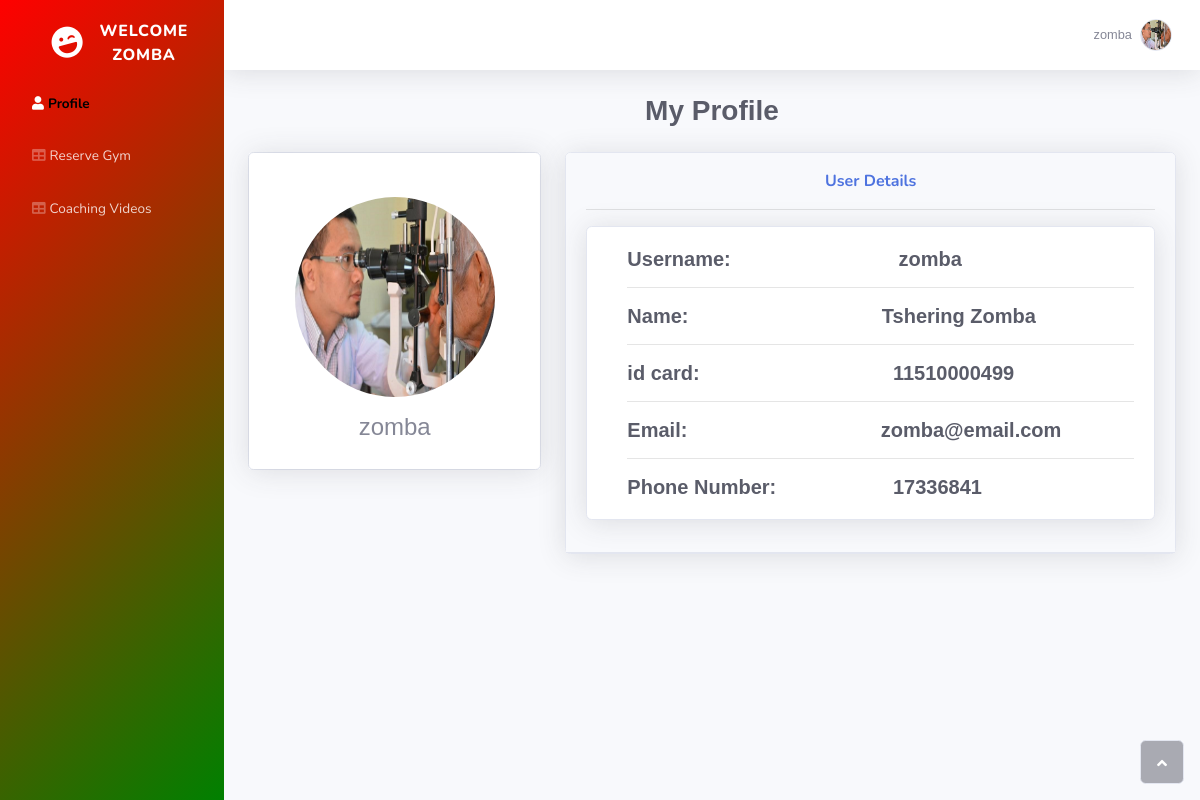
/profile/ (signed in), run on the app's committed database.
### home/models.py (models this page shows)
class User(AbstractUser):
    name = models.CharField(max_length=30, null=True)
    email = models.EmailField(unique=True, null=True)
    idcardno = models.IntegerField( null=True)
    phoneno = models.IntegerField( null=True)
    image = models.ImageField(upload_to="img/%y", default="avatar.jpeg", null=True, blank=True)
    USERNAME_FIELD = 'email'
    REQUIRED_FIELDS = []

### home/views.py (the view)
# urls.py: path('profile/', views.userProfile, name="profile"),
@login_required(login_url='/login')
def userProfile(request):
    objec = User.objects.all()
    context = {'objec': objec}
    return render(request, 'home/profile.html', context)

### home/templates/home/profile.html (shortened to what this page needs)
<!DOCTYPE html>
<html>
    {% load static %}
    {% block content %}
<head>
    <link rel="stylesheet" href="{% static 'asset/bootstrap/css/bootstrap.min.css' %}">
    <link rel="stylesheet" href="{% static 'asset/fonts/fontawesome-all.min.css' %}">
    <link rel="stylesheet" href="{% static 'asset/css/untitled.css' %}">
</head>
<body id="page-top">
    <div id="wrapper">
        <nav class="navbar navbar-dark align-items-start sidebar sidebar-dark accordion " style="background-image: linear-gradient(-45deg, green, red);">
            <div class="container-fluid d-flex flex-column p-0">
                <a class="navbar-brand d-flex justify-content-center align-items-center sidebar-brand m-0" >
                    <div class="sidebar-brand-icon rotate-n-15"><i class="fas fa-laugh-wink"></i></div>
                    <div class="sidebar-brand-text mx-3"><span style="color:white">Welcome <br> {{ user.username }}</span></div>
                </a>
                <ul class="nav navbar-nav text-light" id="accordionSidebar">
                    <li class="nav-item" role="presentation"><a class="nav-link active" href="{% url 'profile' %}"><i class="fas fa-user"></i><span style="color: black;">Profile</span></a></li>
                        <li class="nav-item" role="presentation"><a class="nav-link" href="{% url 'session' %}"><i class="fas fa-table"></i>Reserve Gym</a>
                        <li class="nav-item" role="presentation"><a class="nav-link" href="{% url 'queue' %}"><i class="fas fa-table"></i>Coaching Videos</a>
                </ul>
            </div>
        </nav>
        <div class="d-flex flex-column" id="content-wrapper">
            <div id="content">
                <nav class="navbar navbar-light navbar-expand bg-white shadow mb-4 topbar static-top">
                    <div  class="container-fluid"><button class="btn btn-link d-md-none rounded-circle mr-3" id="sidebarToggleTop" type="button"></button>
                        <ul class="nav navbar-nav flex-nowrap ml-auto">
                                <div class="nav-item dropdown no-arrow"><a class="dropdown-toggle nav-link" data-toggle="dropdown" aria-expanded="false" href="#">
                                    <span class="d-none d-lg-inline mr-2 text-gray-600 small"  style="font-family: 'Franklin Gothic Medium', 'Arial Narrow', Arial, sans-serif;">{{ user.username }}</span>
                                    <img class="border rounded-circle img-profile" src="{{ request.user.image.url }}"></a>
            </div>
            </ul>
        </div>
        </nav>
        <div class="container-fluid">
            <h3 style="text-align: center; font-weight: 700; font-family: 'Franklin Gothic Medium', 'Arial Narrow', Arial, sans-serif;" class="text-dark mb-4">My Profile</h3>
            <div class="row mb-3">
                <div class="col-lg-4">
                    <div class="card mb-3">
                        <div class="card-body text-center shadow"><img class="rounded-circle mb-3 mt-4" src="{{request.user.image.url}}" width="200" height="200">
                         <div><h4  style="font-family: 'Franklin Gothic Medium', 'Arial Narrow', Arial, sans-serif;">{{ user.username }}</h4></div>
                        </div>
                    </div>
                </div>
                <div class="col-lg-8">
                    <div class="row">
                        <div class="col">
                            <div class="card shadow mb-3">
                                <div class="card-header py-3">
                                    <p class="text-primary m-0 font-weight-bold" style="text-align: center;"  style="font-family: 'Franklin Gothic Medium', 'Arial Narrow', Arial, sans-serif;">User Details</p> <hr>
                    <div class="row">
                        <div class="col">
                            <div class="card shadow mb-3">
                                <div class="card-body">
                                    <div style="padding-left: 20px;">
                                    <h5 class="text-dark m-0 font-weight-bold" style="font-family: 'Franklin Gothic Medium', 'Arial Narrow', Arial, sans-serif;">  Username: &emsp; &emsp; &emsp; &emsp; &emsp;&emsp;&emsp;{{ user.username }} </h5>
                                    <hr>
                                    <h5 class="text-dark m-0 font-weight-bold" style="font-family: 'Franklin Gothic Medium', 'Arial Narrow', Arial, sans-serif;">  Name: &emsp; &emsp; &emsp; &emsp; &emsp; &emsp;&emsp;&emsp;{{ user.name }} </h5>
                                    <hr>
                                    <h5 class="text-dark m-0 font-weight-bold" style="font-family: 'Franklin Gothic Medium', 'Arial Narrow', Arial, sans-serif;">  id card: &emsp; &emsp; &emsp; &emsp; &emsp; &emsp;&emsp;&emsp;{{ user.idcardno }} </h5>
                                    <hr>
                                    <h5 class="text-dark m-0 font-weight-bold" style="font-family: 'Franklin Gothic Medium', 'Arial Narrow', Arial, sans-serif;">  Email: &emsp; &emsp; &emsp; &emsp; &emsp; &emsp;&emsp;&emsp;{{ user.email }} </h5>
                                    <hr>
                                    <h5 class="text-dark m-0 font-weight-bold" style="font-family: 'Franklin Gothic Medium', 'Arial Narrow', Arial, sans-serif;">  Phone Number: &emsp; &emsp; &emsp;&emsp;&emsp;{{ user.phoneno }} </h5>
                                </div>
                            </div>
                        </div>
                    </div>
                                </div>
                        </div>
                    </div>
                </div>
    </div>
    </div><a class="border rounded d-inline scroll-to-top" href="#page-top"><i class="fas fa-angle-up"></i></a></div>
</body>
</html>
{% endblock %}

### data on the page
User: username "ZOMBA", username "zomba", user.image (picture), name "Tshering Zomba", idcardno "11510000499", email "zomba@email.com", phoneno "17336841"
